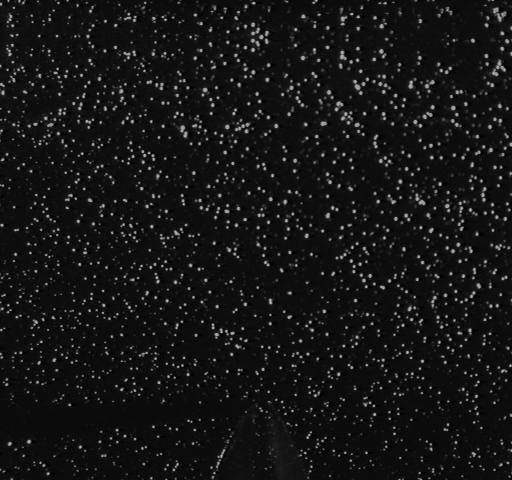
%> input picture PIVCC/vp1a.tif, 512 x 480 px
$ octave --eval "result = PIV_analysis;"   (GNU Octave 9; MATLAB toolbox functions it lacks are replaced by stand-ins)
%> lines starting %> are read from the running program, lines starting %| are printed output that depends on the picture
function [x,y,u,v] =  PIV_analysis(I1,I2,pass,opt1,opt2,opt3,opt4)
%- An implementation of iterative deformation of PIV estimation
%- Ref: Scarano, F. (2002). Iterative image deformation methods in PIV. Measurement Science and Technology, 13(1).
%- The idea of implementation is based on the realization of PIVlib
%- Yong Lee (leeyong@hust.edu.cn)
%- 2017-04-06

%- I1, I2: The input images, should be gray-value
%- pass: The pass number of the multi-pass method
%- optx: configuration of each number

%- Example :
%  opt1.x_start = 5;opt1.y_start = 5;opt1.x_step = 8;opt1.y_step = 8;opt1.x_win = 16; opt1.y_win = 16;
%  opt2 = opt1; opt3 = opt1; pass = 3
%  [x,y,u,v] =  PIV_analysis(I1,I2,pass,opt1,opt2,opt3)

if nargin < 1
    clear;close all
    I1 = imread('vp1a.tif');
%> I1 is the input picture: size 480x512 uint8; min 0, max 183, mean 21.1
    I2 = imread('vp1b.tif');
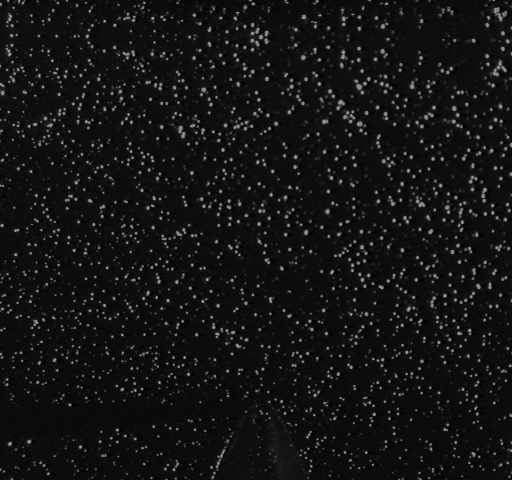
%> input picture PIVCC/vp1b.tif, 512 x 480 px
%> I2 is the input picture: size 480x512 uint8; min 0, max 163, mean 20.1
end
if ~exist('pass','var'), pass =3; end

I1 = double(I1); I2 = double(I2);


%- Default initialization of the algorithm
opts.x_start = 5; % seting it larger than 1 can avoid the boundary defect
opts.y_start = 5;
opts.x_step = 8;
opts.y_step = 8;
opts.x_win = 16;
opts.y_win = 16;

%- Adopt the usr settings
opt1.name = []; optss(1) = argparse(opts, opt1);% Get the usr defined configuration.
opt2.name = []; optss(2) = argparse(opts, opt2);
opt3.name = []; optss(3) = argparse(opts, opt3);
opt4.name = []; optss(4) = argparse(opts, opt4);


%- Some parameters and variable that will be used multiple times
epsi = 0.05*exp(-[0:0.9:8]);% The variation interval epsi is decreased for each iteration loop, according to an exponential decay
[Yq,Xq] = meshgrid(1:size(I1,2),1:size(I1,1));


%- Simple pre-processing of the particle images
I1 = I1 - mean(I1(:)); I1 = I1/std(I1(:));
%> after `I1 = I1 - mean(I1(:))`:
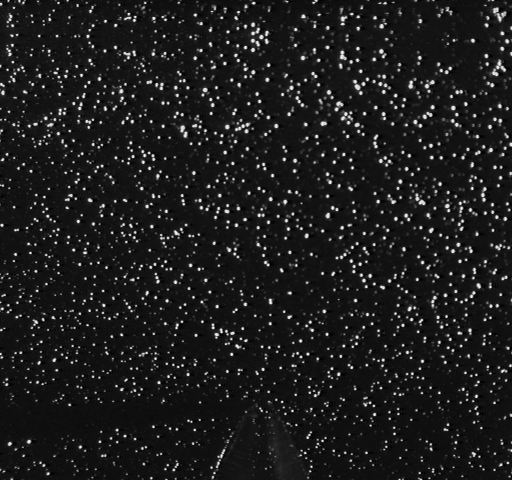
%> I1: size 480x512 double; min -21.13, max 161.9, mean 0; drawn with min black and max white
I2 = I2 - mean(I2(:)); I2 = I2/std(I2(:));
%> after `I2 = I2 - mean(I2(:))`:
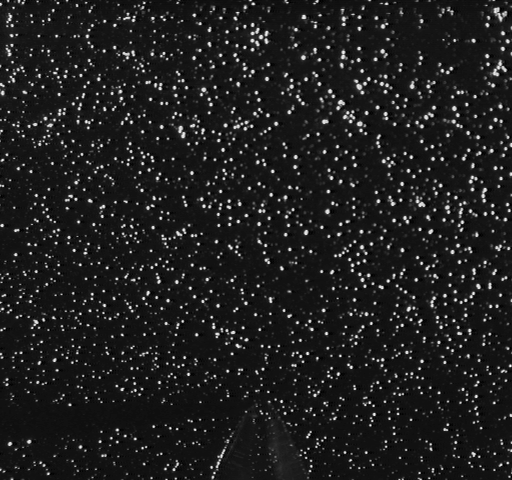
%> I2: size 480x512 double; min -20.05, max 142.9, mean 0; drawn with min black and max white

%- Calculate the [u,v] using a traditional method for the first pass
u = 0*Xq; v = 0*Xq;
[u,v,~,x,y] = piv_analysis_with_deformation(I1,I2,u,v,Xq,Yq,optss(1));
% [28 lines not run here, left out]
function [u_out,v_out,maxR,x,y] = piv_analysis_with_deformation(I1,I2,u_in,v_in,Xq,Yq,opts)
%- Get the slicing index of the first image
[x_siz,y_siz] = size(I1);
%> x_siz = 480; y_siz = 512
x_Index_start = opts.x_start:opts.x_step:(x_siz-opts.x_win);
%> x_Index_start = 58 values from 5 to 461
y_Index_start = opts.y_start:opts.y_step:(y_siz-opts.y_win);
%> y_Index_start = 62 values from 5 to 493
[y_Index_start,x_Index_start] = meshgrid(y_Index_start,x_Index_start); % All the grids left-upper index
[vector_size_x,vector_size_y] = size(x_Index_start);
%> vector_size_x = 58; vector_size_y = 62
Number_of_vetors = numel(x_Index_start);
%> Number_of_vetors = 3596

[y_Index_win,x_Index_win] = meshgrid(1:(opts.y_win),1:(opts.x_win)); % The index for a window with 2 indices(x,y)

image_patches_index_x = repmat(x_Index_win, [1, 1, Number_of_vetors])+repmat(permute(x_Index_start(:),[2,3,1]), [opts.x_win, opts.y_win, 1]);
image_patches_index_y = repmat(y_Index_win, [1, 1, Number_of_vetors])+repmat(permute(y_Index_start(:),[2,3,1]), [opts.x_win, opts.y_win, 1]);

%- Image deformation
I1_deform = interp2(Yq,Xq,I1,Yq-0.5*v_in,Xq-0.5*u_in,'spline'); % spline method is better
I1_deform(isnan(I1_deform)) = 0;

I2_deform = interp2(Yq,Xq,I2,Yq+0.5*v_in,Xq+0.5*u_in,'spline');
I2_deform(isnan(I2_deform)) = 0;

%- Cut the image with interpolation, the spline interpolation method is
%highly recommended in PIVlab  instead of the 11*11 Gaussian weighted
%interpolation in Refs
%> (the run ends here)
